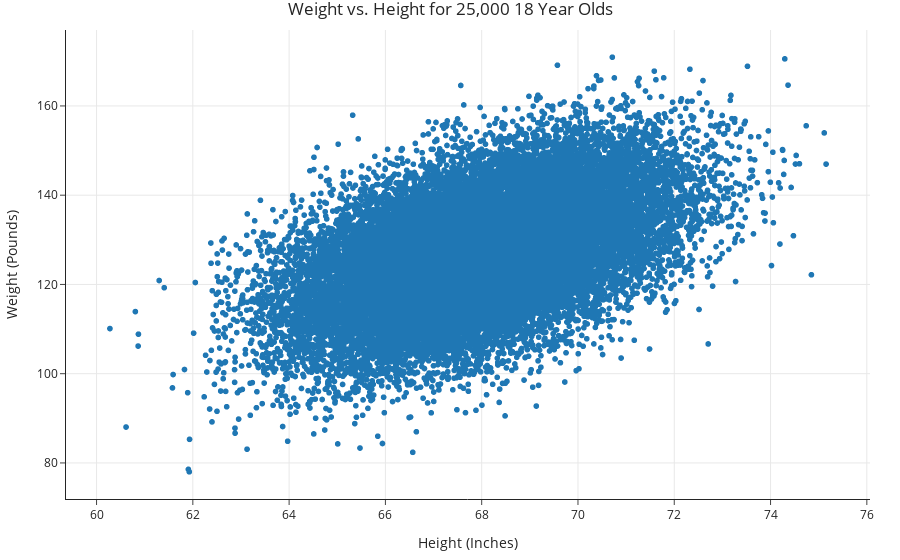

Notebook cell for this chart:
### Markdown cell above
Note that there are two height columns, `'Height (inches)'` and `'Height (cm)'`. Remember that 1 inch is equal to 2.54 centimeters.

Throughout this question, we'll aim to predict `'Weight (Pounds)'` using the other two features. Let's start by plotting `'Weight (Pounds)'` vs. `'Height (Inches)'`:

### Code cell
px.scatter(people, x='Height (Inches)', y='Weight (Pounds)', title='Weight vs. Height for 25,000 18 Year Olds')

### Figure 1 — Plotly figure (JSON) as saved in the notebook; plotly's stock layout.template omitted (floating-point values rounded to 4 significant figures; data arrays with more than 128 entries replaced by an {"elided": "..."} marker saying what was removed)
{"data": [{"hovertemplate": "Height (Inches)=%{x}<br>Weight (Pounds)=%{y}<extra></extra>", "legendgroup": "", "marker": {"color": "#1F77B4", "symbol": "circle"}, "mode": "markers", "name": "", "showlegend": false, "type": "scattergl", "x": {"elided": "25000 float values"}, "xaxis": "x", "y": {"elided": "25000 float values"}, "yaxis": "y"}], "layout": {"legend": {"tracegroupgap": 0}, "title": {"text": "Weight vs. Height for 25,000 18 Year Olds"}, "xaxis": {"anchor": "y", "domain": [0, 1], "title": {"text": "Height (Inches)"}}, "yaxis": {"anchor": "x", "domain": [0, 1], "title": {"text": "Weight (Pounds)"}}}}
